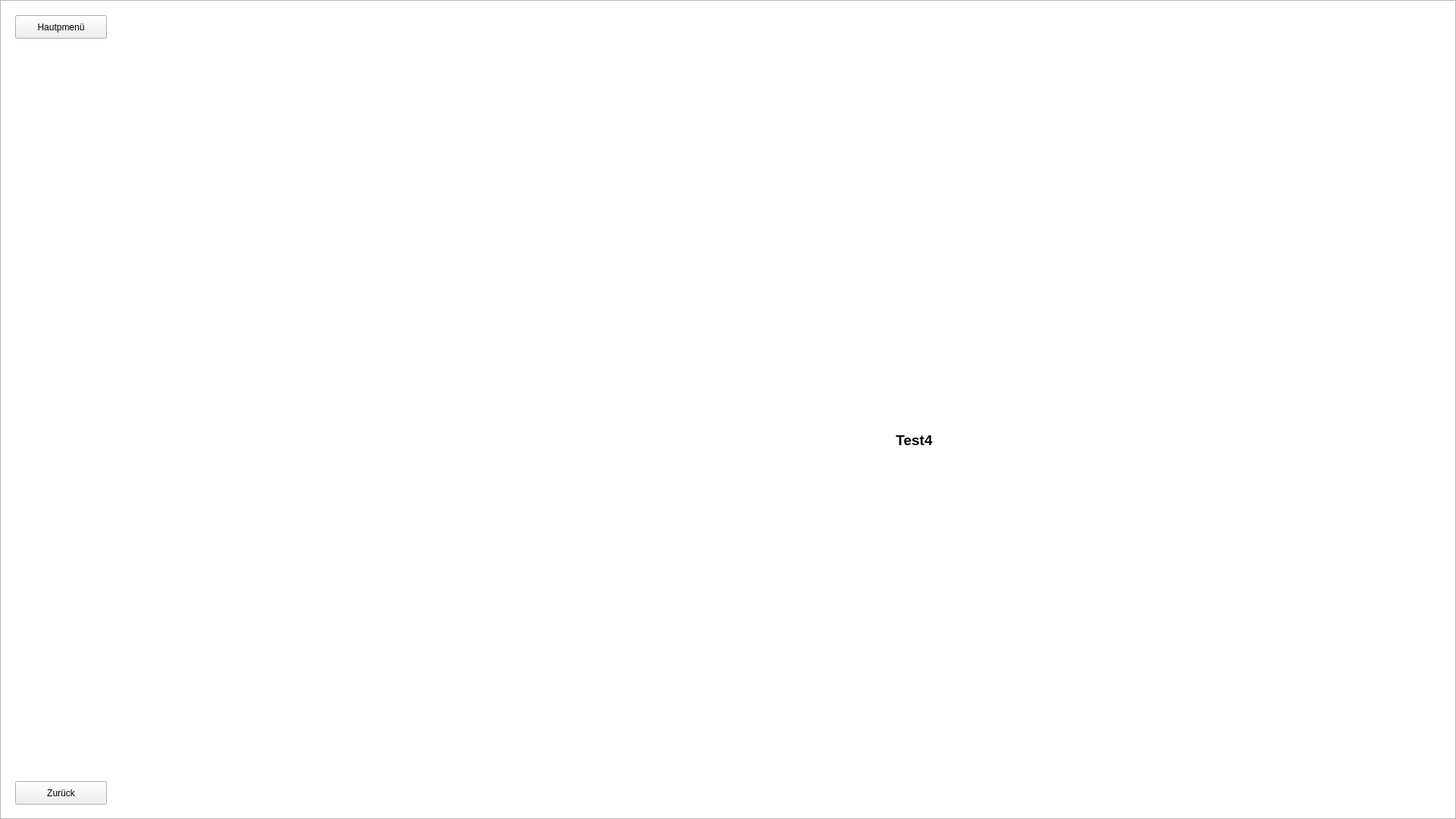
<?xml version="1.0" encoding="UTF-8"?>
<ui version="4.0">
 <class>Frame</class>
 <widget class="QFrame" name="Frame">
  <property name="geometry">
   <rect>
    <x>0</x>
    <y>0</y>
    <width>1920</width>
    <height>1080</height>
   </rect>
  </property>
  <property name="windowTitle">
   <string>Frame</string>
  </property>
  <widget class="QGraphicsView" name="background">
   <property name="geometry">
    <rect>
     <x>0</x>
     <y>0</y>
     <width>1920</width>
     <height>1080</height>
    </rect>
   </property>
   <property name="styleSheet">
    <string notr="true">QGraphicsView {
        border-image: url(:/background/background.png) 0 0 0 0 stretch stretch;
    }</string>
   </property>
   <property name="interactive">
    <bool>true</bool>
   </property>
   <property name="renderHints">
    <set>QPainter::TextAntialiasing</set>
   </property>
   <property name="resizeAnchor">
    <enum>QGraphicsView::AnchorViewCenter</enum>
   </property>
   <property name="background" stdset="0">
    <pixmap/>
   </property>
  </widget>
  <widget class="QPushButton" name="previous_page">
   <property name="geometry">
    <rect>
     <x>20</x>
     <y>1030</y>
     <width>121</width>
     <height>31</height>
    </rect>
   </property>
   <property name="text">
    <string>Zurück</string>
   </property>
  </widget>
  <widget class="QPushButton" name="main_page">
   <property name="geometry">
    <rect>
     <x>20</x>
     <y>20</y>
     <width>121</width>
     <height>31</height>
    </rect>
   </property>
   <property name="text">
    <string>Hautpmenü</string>
   </property>
  </widget>
  <widget class="QGroupBox" name="bubble_container">
   <property name="geometry">
    <rect>
     <x>870</x>
     <y>440</y>
     <width>951</width>
     <height>521</height>
    </rect>
   </property>
   <property name="font">
    <font/>
   </property>
   <property name="styleSheet">
    <string notr="true">QGroupBox {border: none; border-radius: 0px; }</string>
   </property>
   <property name="title">
    <string/>
   </property>
   <property name="flat">
    <bool>false</bool>
   </property>
   <widget class="QLabel" name="text">
    <property name="geometry">
     <rect>
      <x>110</x>
      <y>70</y>
      <width>451</width>
      <height>141</height>
     </rect>
    </property>
    <property name="palette">
     <palette>
      <active>
       <colorrole role="WindowText">
        <brush brushstyle="SolidPattern">
         <color alpha="255">
          <red>0</red>
          <green>0</green>
          <blue>0</blue>
         </color>
        </brush>
       </colorrole>
      </active>
      <inactive>
       <colorrole role="WindowText">
        <brush brushstyle="SolidPattern">
         <color alpha="255">
          <red>0</red>
          <green>0</green>
          <blue>0</blue>
         </color>
        </brush>
       </colorrole>
      </inactive>
      <disabled>
       <colorrole role="WindowText">
        <brush brushstyle="SolidPattern">
         <color alpha="255">
          <red>128</red>
          <green>128</green>
          <blue>128</blue>
         </color>
        </brush>
       </colorrole>
      </disabled>
     </palette>
    </property>
    <property name="font">
     <font>
      <pointsize>14</pointsize>
      <weight>75</weight>
      <bold>true</bold>
     </font>
    </property>
    <property name="text">
     <string>Test4</string>
    </property>
    <property name="textFormat">
     <enum>Qt::PlainText</enum>
    </property>
    <property name="alignment">
     <set>Qt::AlignCenter</set>
    </property>
    <property name="wordWrap">
     <bool>true</bool>
    </property>
   </widget>
   <widget class="QGraphicsView" name="speech_bubble">
    <property name="geometry">
     <rect>
      <x>0</x>
      <y>30</y>
      <width>821</width>
      <height>411</height>
     </rect>
    </property>
    <property name="autoFillBackground">
     <bool>false</bool>
    </property>
    <property name="styleSheet">
     <string notr="true">QGraphicsView {
        border-image: url(:/speech_bubble/speech_bubble.png) 0 0 0 0 stretch stretch;
    }</string>
    </property>
    <property name="frameShape">
     <enum>QFrame::NoFrame</enum>
    </property>
    <property name="sizeAdjustPolicy">
     <enum>QAbstractScrollArea::AdjustToContents</enum>
    </property>
    <property name="interactive">
     <bool>false</bool>
    </property>
    <property name="renderHints">
     <set>QPainter::Antialiasing</set>
    </property>
    <property name="resizeAnchor">
     <enum>QGraphicsView::AnchorViewCenter</enum>
    </property>
   </widget>
   <zorder>speech_bubble</zorder>
   <zorder>text</zorder>
  </widget>
 </widget>
 <resources>
  <include location="raw/speech_bubble.qrc"/>
  <include location="raw/background.qrc"/>
 </resources>
 <connections/>
</ui>
